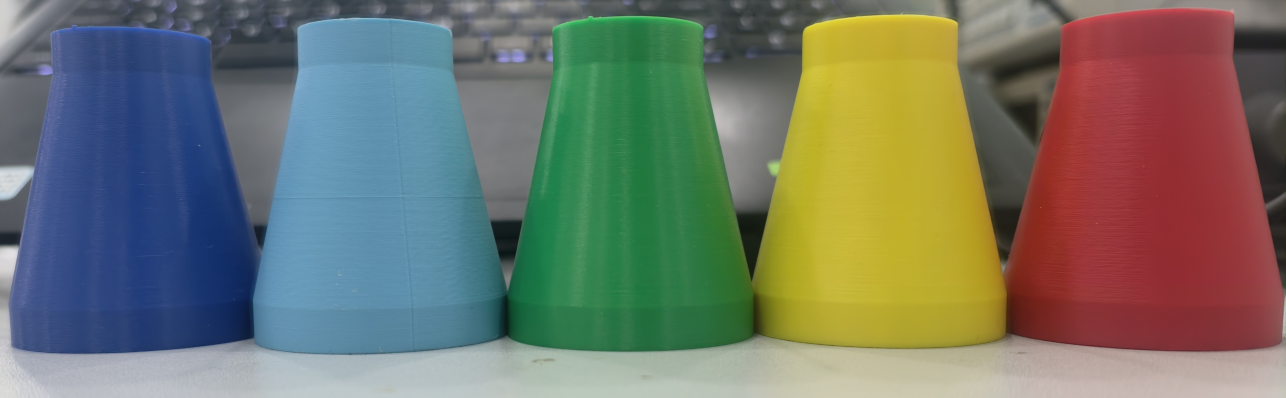
#> input picture k230_transport_mvp/data/real_samples/IMG_20261031_210432.jpg, 3856 x 1192 px (shown at 1/3 size)
$ python generate_board_fixtures.py
#> lines starting #> are read from the running program, lines starting #| are printed output that depends on the picture
"""Create explicitly labeled file fixtures for native CanMV API checks."""
import json
from pathlib import Path
import cv2
import numpy as np


def main():
    root=Path(__file__).resolve().parents[1]
    dest=root/'data'/'board_fixtures'
    dest.mkdir(parents=True,exist_ok=True)
    phone=cv2.imread(str(root/'data'/'real_samples'/'IMG_20261031_210432.jpg'))
#> phone is the input picture: shape (1192, 3856, 3); mean B, G, R 104.4, 117.4, 113.5
    small=cv2.resize(phone,(580,180))
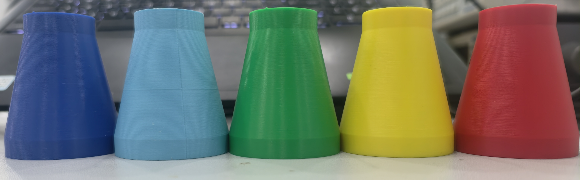
#> small: shape (180, 580, 3); mean B, G, R 104.3, 117.4, 113.4
    colors=np.full((320,640,3),255,np.uint8)
    colors[70:250,30:610]=small
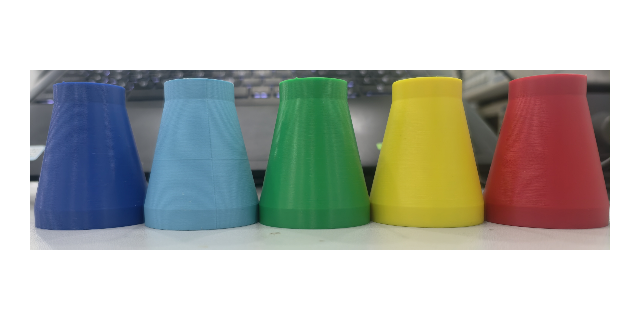
#> colors: shape (320, 640, 3); mean B, G, R 178.2, 184.8, 182.8
    cv2.imwrite(str(dest/'phone-padded.jpg'),colors,[cv2.IMWRITE_JPEG_QUALITY,98])
    rings=np.full((320,640,3),255,np.uint8)
#> (the run stopped early here; a loop or call above may not have finished)

$ run again, with k230_transport_mvp/data/real_samples/IMG_20261031_210411.jpg copied over k230_transport_mvp/data/real_samples/IMG_20261031_210432.jpg
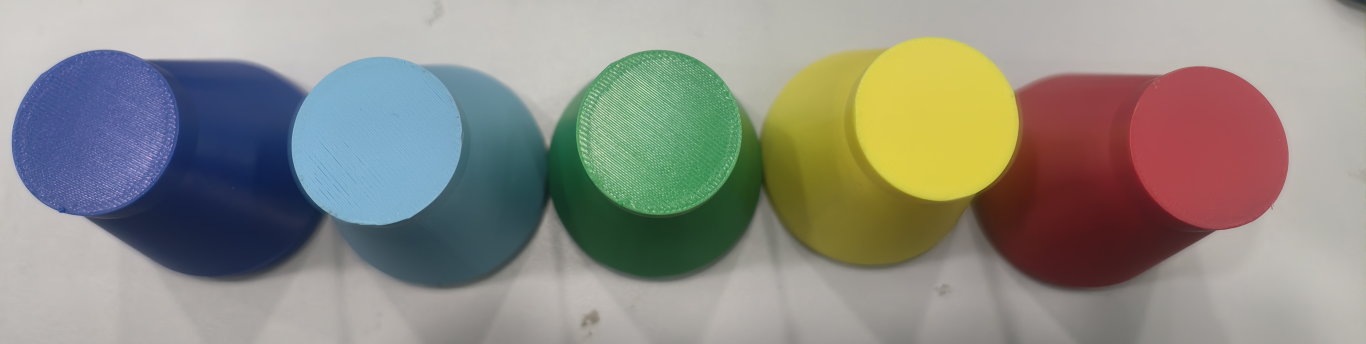
#> input picture k230_transport_mvp/data/real_samples/IMG_20261031_210411.jpg, 4096 x 1032 px (shown at 1/3 size)
#> in main, phone is the input picture: shape (1032, 4096, 3); mean B, G, R 132.1, 140.3, 141.8
#> in main, `small=cv2.resize(phone,(580,180))`:
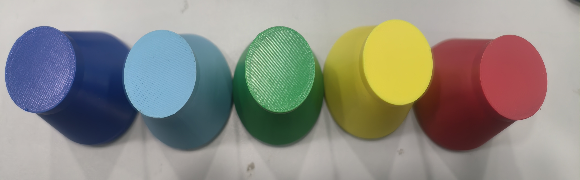
#> small: shape (180, 580, 3); mean B, G, R 132.1, 140.3, 141.7
#> in main, `colors[70:250,30:610]=small`:
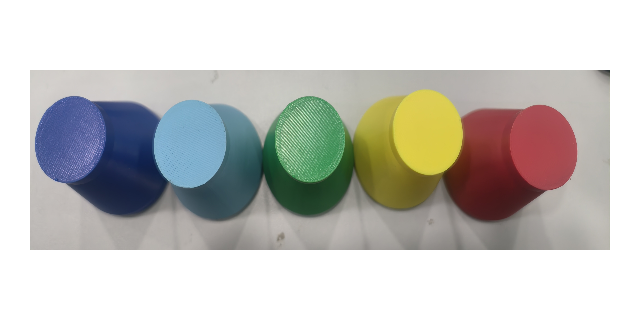
#> colors: shape (320, 640, 3); mean B, G, R 192.3, 196.5, 197.3

$ run again, with k230_transport_mvp/data/real_samples/IMG_20261031_210419.jpg copied over k230_transport_mvp/data/real_samples/IMG_20261031_210432.jpg
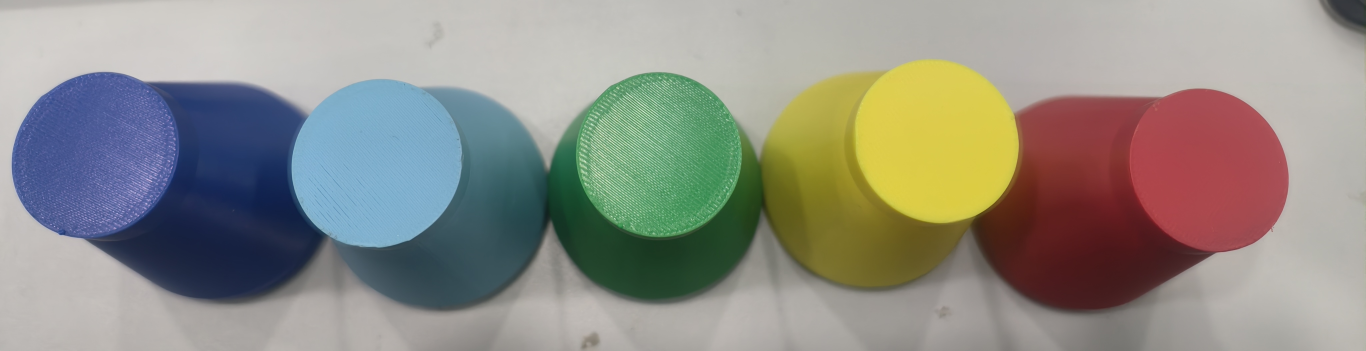
#> input picture k230_transport_mvp/data/real_samples/IMG_20261031_210419.jpg, 4096 x 1052 px (shown at 1/3 size)
#> in main, phone is the input picture: shape (1052, 4096, 3); mean B, G, R 134.4, 142.5, 143.9
#> in main, `small=cv2.resize(phone,(580,180))`:
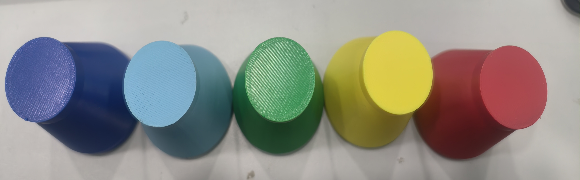
#> small: shape (180, 580, 3); mean B, G, R 134.3, 142.5, 143.8
#> in main, `colors[70:250,30:610]=small`:
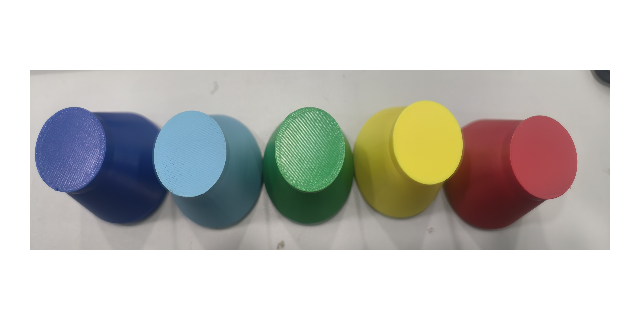
#> colors: shape (320, 640, 3); mean B, G, R 193.5, 197.6, 198.3
